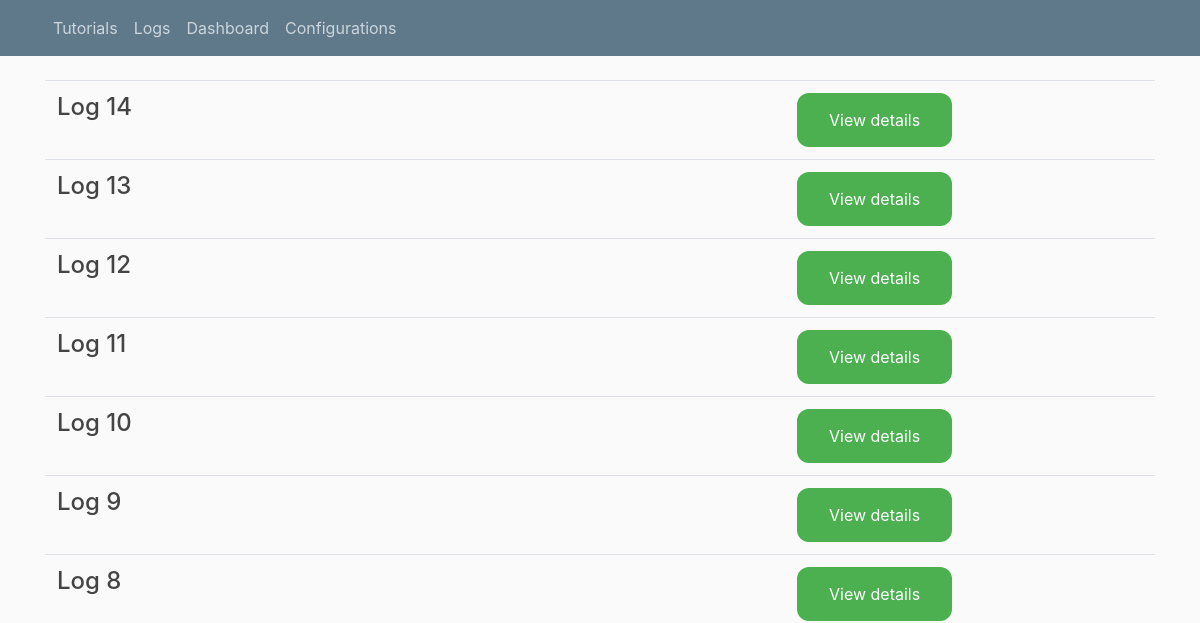
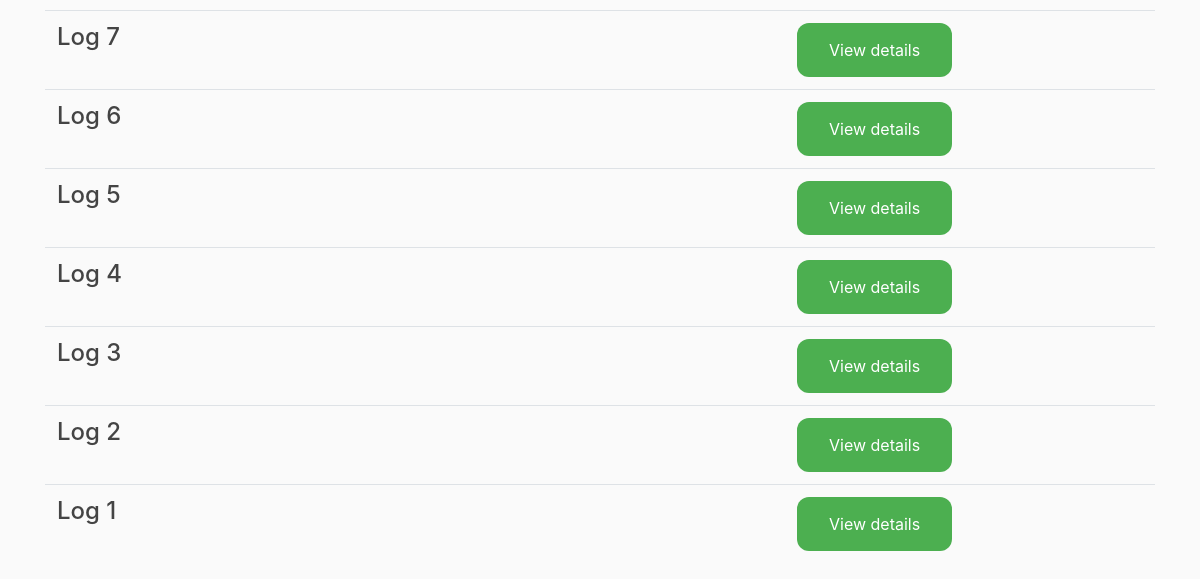
Page /logs on the earlier database version (2 pictures, top to bottom).
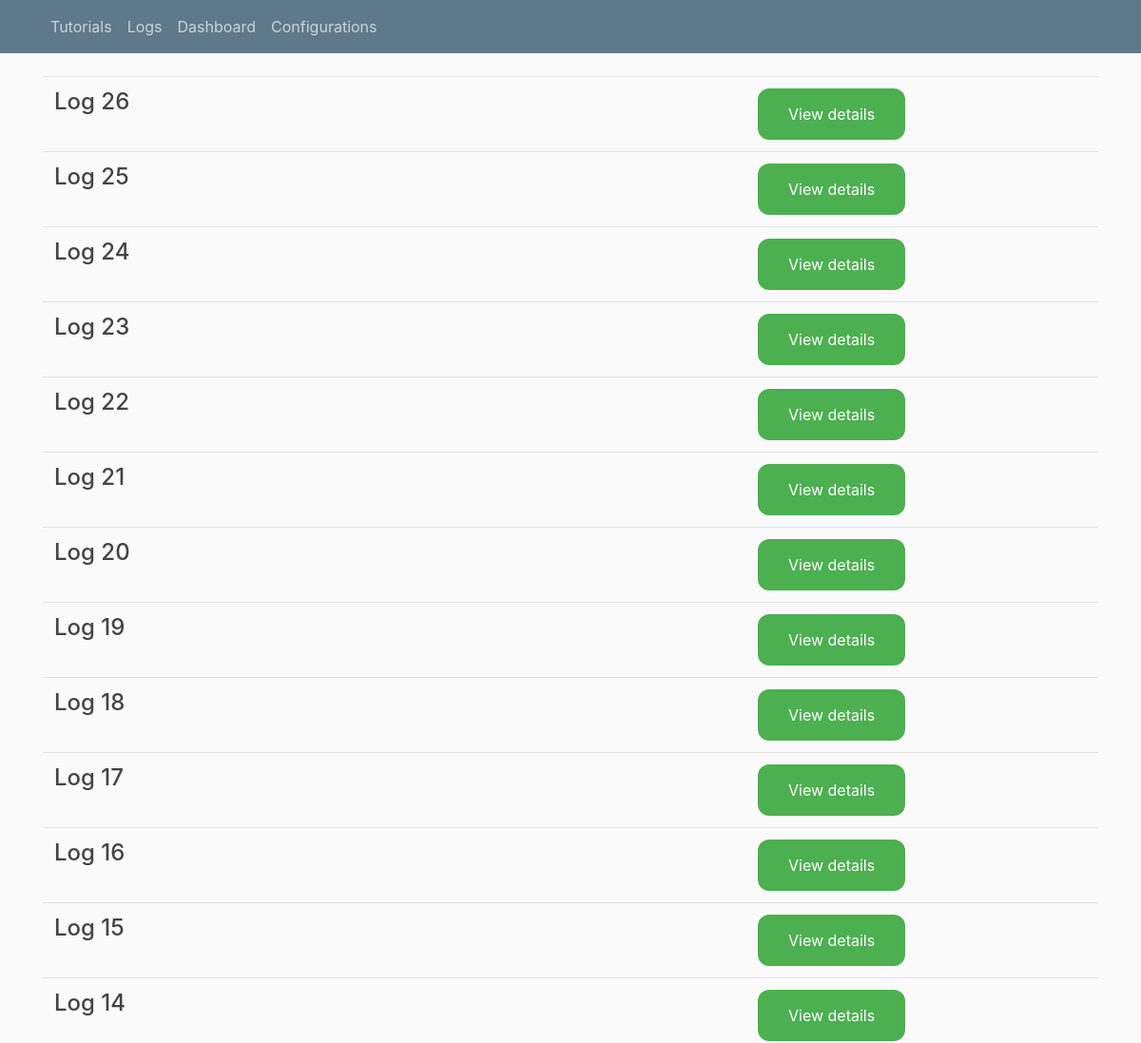
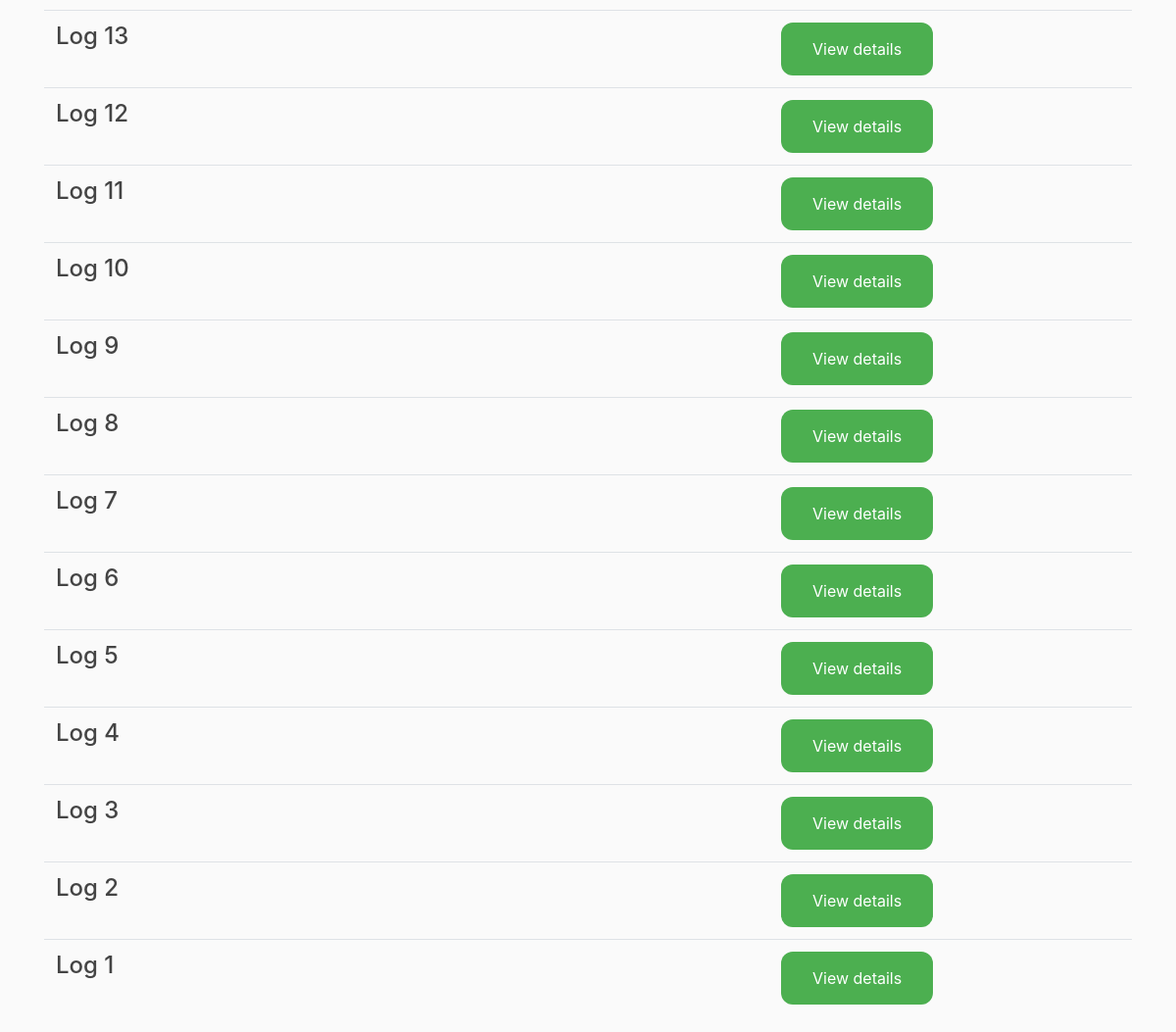
Same page on the later database version (2 pictures, top to bottom).
### tables this page shows
CREATE TABLE "Logs" (
	"logID"	INTEGER NOT NULL UNIQUE,
	"stageID"	INTEGER NOT NULL,
	"commands"	TEXT NOT NULL,
	PRIMARY KEY("logID")
);

### webportal.py (the view)
@app.route("/logs")
def logs():
    try:
        conn=sql.connect('file:./robocar/test.db?mode=rw', uri=True)
        conn.row_factory = sql.Row
        cur=conn.cursor()
        cur.execute("select logID from Logs order by logID DESC")
        rows=cur.fetchall()
        conn.close()
        return render_template('logs.html', title='Logs', rows = rows)
    except (sql.Error, jinja2.TemplateError) as e:
        return render_template('errors.html', title='Error', e=e)

### templates/logs.html
 {% extends "layout.html" %}
 {% block content %}
 <div class = "table-responsive">
  <table class = "table table-borderless">
    <tbody>
      {% for row in rows %}
        <tr class = "d-flex">
            <th class = "col-8">
              <h4>Log {{row["logID"]}}</h4>
            </th>
            <td class = "col-4">
              <a href = "/logs/log{{row['logID']}}" class="details">View details</a>
            </td>
        </tr>
      {% endfor %}
    </tbody>
  </table>
</div>
{% endblock content %}

### templates/layout.html (shortened to what this page needs)
<!DOCTYPE html>
<html>
<head>
    <link rel="stylesheet" href="https://maxcdn.bootstrapcdn.com/bootstrap/4.0.0/css/bootstrap.min.css">
    <link rel="stylesheet" type="text/css" href="{{ url_for('static', filename='main.css') }}">
    <link rel="stylesheet" type="text/css" href="{{ url_for('static', filename='/tutorial/tutorial.css') }}">
</head>
<body>
    <header class="site-header">
      <nav class="navbar navbar-expand-md navbar-dark bg-steel fixed-top">
        <div class="container">
          <div class="collapse navbar-collapse" id="navbarToggle">
            <div class="navbar-nav mr-auto">
			  <a class="nav-item nav-link" href="/">Tutorials</a>
              <a class="nav-item nav-link" href="/logs">Logs</a>
			  <a class="nav-item nav-link" href="/dashboard">Dashboard</a>
			  <a class="nav-item nav-link" href="/configuration">Configurations</a>
            </div>
          </div>
        </div>
      </nav>
    </header>
    <main role="main" class="container">
		{% block content %}{% endblock %}
	</main>
</body>
</html>

### static/main.css (style rules this page uses)
body { background: #fafafa; color: #333333; margin-top: 5rem; }
h1, h2, h3, h4, h5, h6 { color: #444444; }
.bg-steel { background-color: #5f788a; }
.site-header .navbar-nav .nav-link { color: #cbd5db; }
.details { background-color: #4CAF50; border: none; border-radius: 12px; color: white; padding: 15px 32px; text-align: center; text-decoration: none; display: inline-block; font-size: 16px; }

Differences in the rows shown:
added Logs: logID "26"
added Logs: logID "25"
added Logs: logID "24"
added Logs: logID "23"
added Logs: logID "22"
added Logs: logID "21"
added Logs: logID "20"
added Logs: logID "19"
added Logs: logID "18"
added Logs: logID "17"
added Logs: logID "16"
added Logs: logID "15"
